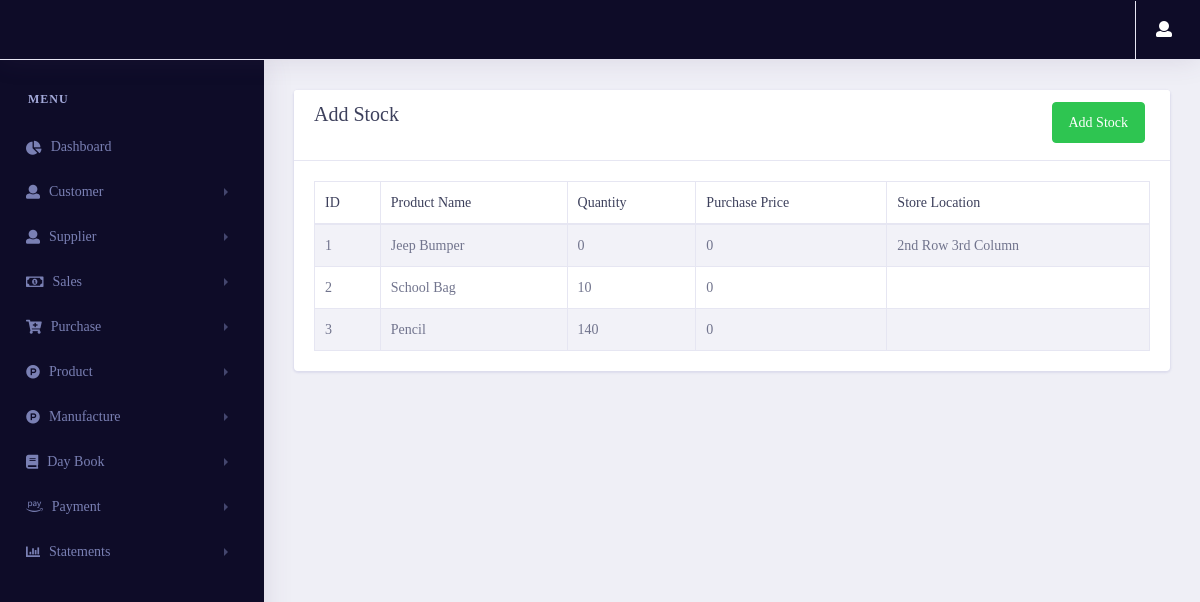
/statement/list_stock/ (signed in), run on an earlier commit of the app's database.
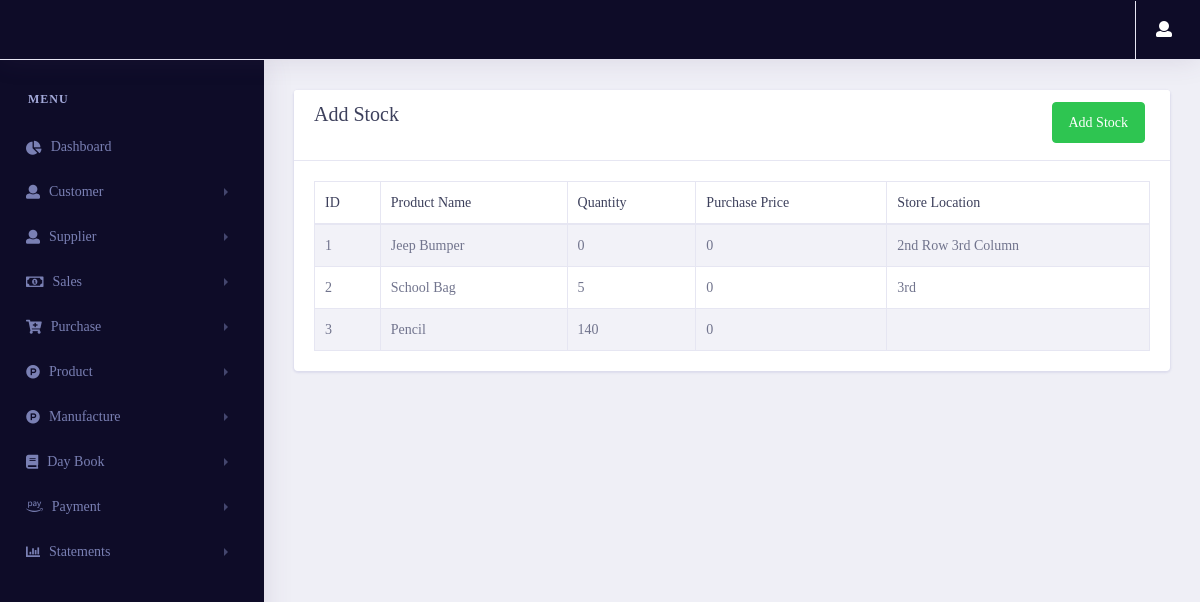
And on a later commit of the database.
### products/models.py (models this page shows, shortened)
class Stock_gst(models.Model):
    product = models.OneToOneField(Product_gst,on_delete=models.CASCADE, related_name="stock_gst")
    quantity = models.IntegerField(null=True,blank=True,default=0)
    purchase_price = models.IntegerField(null=True,blank=True,default=0)
    id = models.UUIDField(default=uuid.uuid4 , unique=True , primary_key=True , editable=False)
    class Meta:
        indexes = [models.Index(fields=('product' , 'id'))]

class Product_gst(models.Model):
    product_name = models.CharField(max_length=100)
    product_categ = models.ForeignKey(product_category_gst, null=True, blank=True, on_delete=models.SET_NULL)
    product_type = models.ForeignKey(product_type_gst, null=True, blank=True, on_delete=models.SET_NULL)
    unit = models.CharField(max_length=50)
    selling_price = models.FloatField()
    purchase_price = models.FloatField(null=True, blank=True, default=0)
    store_location = models.CharField(max_length=50)
    supplier = models.ForeignKey(Supplier_gst , on_delete=models.CASCADE , blank=True,null=True)
    minimum_stock=models.IntegerField()
    id = models.UUIDField(default=uuid.uuid4 , unique=True , primary_key=True , editable=False)
    def __str__(self):
        return self.product_name
    class Meta:
        indexes = [models.Index(fields=('id', 'supplier'))]

### statements/views.py (the view, shortened to what this page needs)
# urls.py: path('list_stock/',views.list_stock,name="list_stock"),
@login_required(login_url='login')
def list_stock(request):
    try:
        if request.session['Estimate']:
            stock_data = Stock_estimate.objects.select_related('product').all()
        if request.session['GST']:
            stock_data = Stock_gst.objects.select_related('product').all()
        context = {
            'stock_data' : stock_data
        }
        return render(request, 'statements/stock.html',context)
    except:
        return redirect('error404')

### statements/templates/statements/stock.html (shortened to what this page needs)
{% extends 'pages/base.html' %}
{% load user_auth %}
{% load static %}
{% block content %}
<link rel="stylesheet" href="{% static 'vendor/bootstrap/css/bootstrap.min.css' %}">
<link href="{% static 'vendor/fonts/circular-std/style.css' %}" rel="stylesheet">
<link rel="stylesheet" href="{% static 'libs/css/style.css' %}">
<link rel="stylesheet" href="{% static 'vendor/fonts/fontawesome/css/fontawesome-all.css' %}">
<link rel="stylesheet" type="text/css" href="{% static 'vendor/datatables/css/dataTables.bootstrap4.css' %}">
{% if request.session.Estimate %}
<div class="row">
    <div class="col-xl-12 col-lg-12 col-md-12 col-sm-12 col-12">
        <div class="card">
            <div class="card-header">
                <h3 class="align-middle">Add Stock
                    <button type="submit" class="btn btn-space btn-success rounded float-right" data-toggle="modal" data-target="#exampleModal">
                        Add Stock
                    </button>
                </h3>
            </div>
            <div class="card-body">
                <div class="table-responsive">
                    <table class="table table-striped table-bordered first" id="example">
                        <thead>
                        <tr>
                            <th>ID</th>
                            <th>Product Name</th>
                            <th>Quantity</th>
                            <th>Purchase Price</th>
                            <th>Store Location</th>
                        </tr>
                        </thead>
                        <tbody>
                        {% for i in stock_data %}
                        <tr>
                            <td>{{forloop.counter}}</td>
                            <td>{{i.product}}</td>
                            <td>{{i.quantity}}</td>
                            <td>{{i.purchase_price}}</td>
                            <td>{{i.product.store_location}}</td>
                        </tr>
                        {% endfor %}
                        </tbody>
                    </table>
                </div>
            </div>
        </div>
    </div>
</div>
{% endif %}
{% endblock content %}

What changed in the data, as far as the page shows it:
changed Stock_gst "School Bag": quantity "10" → "5"; product.store_location (not shown) → "3rd"
